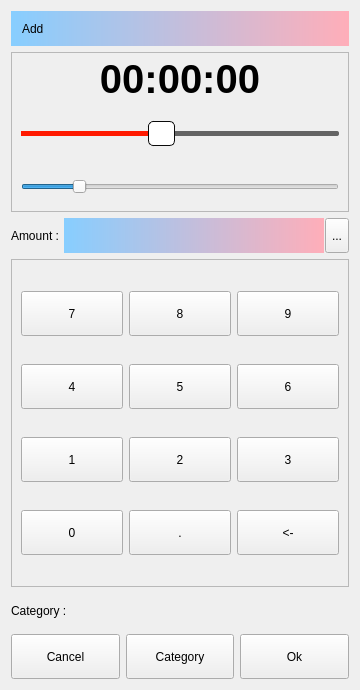
<?xml version="1.0" encoding="UTF-8"?>
<ui version="4.0">
 <class>dlgSetTime</class>
 <widget class="QDialog" name="dlgSetTime">
  <property name="geometry">
   <rect>
    <x>0</x>
    <y>0</y>
    <width>360</width>
    <height>690</height>
   </rect>
  </property>
  <property name="windowTitle">
   <string>Dialog</string>
  </property>
  <layout class="QVBoxLayout" name="verticalLayout">
   <item>
    <widget class="QLabel" name="lblTitle">
     <property name="minimumSize">
      <size>
       <width>0</width>
       <height>25</height>
      </size>
     </property>
     <property name="maximumSize">
      <size>
       <width>16777215</width>
       <height>35</height>
      </size>
     </property>
     <property name="styleSheet">
      <string notr="true">QLabel
{
border: 0px solid gray;
border-radius: 0px;
padding: 0 8px;
/*background: red;*/
 background-color:qlineargradient(spread:pad,x1:1,y1:0,x2:0,y2:0,stop:0 #FFAEB9,stop:1 #87CEFF);  
color:black;
selection-background-color: lightblue;
}</string>
     </property>
     <property name="text">
      <string>Add</string>
     </property>
    </widget>
   </item>
   <item>
    <widget class="QFrame" name="frame_2">
     <property name="minimumSize">
      <size>
       <width>0</width>
       <height>130</height>
      </size>
     </property>
     <property name="maximumSize">
      <size>
       <width>16777215</width>
       <height>160</height>
      </size>
     </property>
     <property name="frameShape">
      <enum>QFrame::StyledPanel</enum>
     </property>
     <property name="frameShadow">
      <enum>QFrame::Raised</enum>
     </property>
     <layout class="QVBoxLayout" name="verticalLayout_2">
      <property name="spacing">
       <number>20</number>
      </property>
      <item>
       <widget class="QLabel" name="lblTime">
        <property name="font">
         <font>
          <pointsize>30</pointsize>
          <bold>true</bold>
         </font>
        </property>
        <property name="text">
         <string>00:00:00</string>
        </property>
        <property name="alignment">
         <set>Qt::AlignCenter</set>
        </property>
       </widget>
      </item>
      <item>
       <widget class="QSlider" name="hsH">
        <property name="sizePolicy">
         <sizepolicy hsizetype="Expanding" vsizetype="Fixed">
          <horstretch>0</horstretch>
          <verstretch>0</verstretch>
         </sizepolicy>
        </property>
        <property name="minimumSize">
         <size>
          <width>0</width>
          <height>35</height>
         </size>
        </property>
        <property name="styleSheet">
         <string notr="true">QSlider::groove:horizontal {
  border: 0px solid #bbb;
}
 
QSlider::sub-page:horizontal {
  background: rgb(255,25,0);
  border-radius: 0px;
  margin-top: 15px;
  margin-bottom: 15px;
}
 
QSlider::add-page:horizontal {
  background: rgb(100,100,100);
  border: 0px solid #777; 
  border-radius: 2px; 
  margin-top: 15px; 
  margin-bottom: 15px; 
}
 
QSlider::handle:horizontal { 
  background: rgb(255,255,255); 
  border: 1px solid rgba(10,10,10,255); 
  width: 25px; 
  height: 15px; 
  border-radius: 5px; 
  margin-top: 5px; 
  margin-bottom: 5px; 
}
 
QSlider::handle:horizontal:hover { 
  background: rgb(255,25,0); 
  border: 1px solid rgba(25,25,25,255); 
  border-radius: 5px; 
}
 
QSlider::sub-page:horizontal:disabled { 
  background: #bbb; 
  border-color: #999; 
}
 
QSlider::add-page:horizontal:disabled { 
  background: #eee; 
  border-color: #999; 
}
 
QSlider::handle:horizontal:disabled { 
  background: #eee; 
  border: 1px solid #aaa; 
  border-radius: 4px; 
}</string>
        </property>
        <property name="maximum">
         <number>23</number>
        </property>
        <property name="pageStep">
         <number>1</number>
        </property>
        <property name="value">
         <number>10</number>
        </property>
        <property name="orientation">
         <enum>Qt::Horizontal</enum>
        </property>
       </widget>
      </item>
      <item>
       <widget class="QSlider" name="hsM">
        <property name="minimumSize">
         <size>
          <width>0</width>
          <height>35</height>
         </size>
        </property>
        <property name="maximum">
         <number>59</number>
        </property>
        <property name="pageStep">
         <number>1</number>
        </property>
        <property name="value">
         <number>10</number>
        </property>
        <property name="orientation">
         <enum>Qt::Horizontal</enum>
        </property>
       </widget>
      </item>
     </layout>
    </widget>
   </item>
   <item>
    <layout class="QHBoxLayout" name="horizontalLayout_3">
     <property name="spacing">
      <number>1</number>
     </property>
     <item>
      <widget class="QLabel" name="label_3">
       <property name="maximumSize">
        <size>
         <width>16777215</width>
         <height>35</height>
        </size>
       </property>
       <property name="text">
        <string>Amount : </string>
       </property>
      </widget>
     </item>
     <item>
      <widget class="QLineEdit" name="editAmount">
       <property name="minimumSize">
        <size>
         <width>0</width>
         <height>0</height>
        </size>
       </property>
       <property name="maximumSize">
        <size>
         <width>16777215</width>
         <height>35</height>
        </size>
       </property>
       <property name="styleSheet">
        <string notr="true">QLineEdit
{
border: 0px solid gray;
border-radius: 0px;
padding: 0 8px;
/*background: blue;*/
/*background-color:qlineargradient(spread:pad,x1:0,y1:0,x2:0,y2:1,stop:0 #87CEFF,stop:1 #FFAEB9);  */
background-color:qlineargradient(spread:pad,x1:1,y1:0,x2:0,y2:0,stop:0 #FFAEB9,stop:1 #87CEFF);  
color:black;
selection-background-color: lightblue;
}</string>
       </property>
       <property name="text">
        <string/>
       </property>
       <property name="clearButtonEnabled">
        <bool>false</bool>
       </property>
      </widget>
     </item>
     <item>
      <widget class="QToolButton" name="btnClearAmount">
       <property name="sizePolicy">
        <sizepolicy hsizetype="Preferred" vsizetype="Preferred">
         <horstretch>0</horstretch>
         <verstretch>0</verstretch>
        </sizepolicy>
       </property>
       <property name="maximumSize">
        <size>
         <width>16777215</width>
         <height>35</height>
        </size>
       </property>
       <property name="text">
        <string>...</string>
       </property>
       <property name="icon">
        <iconset resource="../res.qrc">
         <normaloff>:/res/clear.png</normaloff>:/res/clear.png</iconset>
       </property>
       <property name="iconSize">
        <size>
         <width>25</width>
         <height>25</height>
        </size>
       </property>
      </widget>
     </item>
    </layout>
   </item>
   <item>
    <widget class="QFrame" name="frame">
     <property name="frameShape">
      <enum>QFrame::StyledPanel</enum>
     </property>
     <property name="frameShadow">
      <enum>QFrame::Raised</enum>
     </property>
     <layout class="QGridLayout" name="gridLayout">
      <item row="3" column="0">
       <layout class="QHBoxLayout" name="horizontalLayout_6">
        <item>
         <widget class="QToolButton" name="btn1">
          <property name="sizePolicy">
           <sizepolicy hsizetype="Preferred" vsizetype="Fixed">
            <horstretch>0</horstretch>
            <verstretch>0</verstretch>
           </sizepolicy>
          </property>
          <property name="minimumSize">
           <size>
            <width>45</width>
            <height>45</height>
           </size>
          </property>
          <property name="text">
           <string>1</string>
          </property>
         </widget>
        </item>
        <item>
         <widget class="QToolButton" name="btn2">
          <property name="sizePolicy">
           <sizepolicy hsizetype="Preferred" vsizetype="Fixed">
            <horstretch>0</horstretch>
            <verstretch>0</verstretch>
           </sizepolicy>
          </property>
          <property name="minimumSize">
           <size>
            <width>45</width>
            <height>45</height>
           </size>
          </property>
          <property name="text">
           <string>2</string>
          </property>
         </widget>
        </item>
        <item>
         <widget class="QToolButton" name="btn3">
          <property name="sizePolicy">
           <sizepolicy hsizetype="Preferred" vsizetype="Fixed">
            <horstretch>0</horstretch>
            <verstretch>0</verstretch>
           </sizepolicy>
          </property>
          <property name="minimumSize">
           <size>
            <width>45</width>
            <height>45</height>
           </size>
          </property>
          <property name="text">
           <string>3</string>
          </property>
         </widget>
        </item>
       </layout>
      </item>
      <item row="4" column="0">
       <layout class="QHBoxLayout" name="horizontalLayout_7">
        <item>
         <widget class="QToolButton" name="btn0">
          <property name="sizePolicy">
           <sizepolicy hsizetype="Preferred" vsizetype="Fixed">
            <horstretch>0</horstretch>
            <verstretch>0</verstretch>
           </sizepolicy>
          </property>
          <property name="minimumSize">
           <size>
            <width>45</width>
            <height>45</height>
           </size>
          </property>
          <property name="text">
           <string>0</string>
          </property>
         </widget>
        </item>
        <item>
         <widget class="QToolButton" name="btnDot">
          <property name="sizePolicy">
           <sizepolicy hsizetype="Preferred" vsizetype="Fixed">
            <horstretch>0</horstretch>
            <verstretch>0</verstretch>
           </sizepolicy>
          </property>
          <property name="minimumSize">
           <size>
            <width>45</width>
            <height>45</height>
           </size>
          </property>
          <property name="text">
           <string>.</string>
          </property>
         </widget>
        </item>
        <item>
         <widget class="QToolButton" name="btnDel">
          <property name="sizePolicy">
           <sizepolicy hsizetype="Preferred" vsizetype="Fixed">
            <horstretch>0</horstretch>
            <verstretch>0</verstretch>
           </sizepolicy>
          </property>
          <property name="minimumSize">
           <size>
            <width>45</width>
            <height>45</height>
           </size>
          </property>
          <property name="text">
           <string>&lt;-</string>
          </property>
         </widget>
        </item>
       </layout>
      </item>
      <item row="2" column="0">
       <layout class="QHBoxLayout" name="horizontalLayout_5">
        <item>
         <widget class="QToolButton" name="btn4">
          <property name="sizePolicy">
           <sizepolicy hsizetype="Preferred" vsizetype="Fixed">
            <horstretch>0</horstretch>
            <verstretch>0</verstretch>
           </sizepolicy>
          </property>
          <property name="minimumSize">
           <size>
            <width>45</width>
            <height>45</height>
           </size>
          </property>
          <property name="text">
           <string>4</string>
          </property>
         </widget>
        </item>
        <item>
         <widget class="QToolButton" name="btn5">
          <property name="sizePolicy">
           <sizepolicy hsizetype="Preferred" vsizetype="Fixed">
            <horstretch>0</horstretch>
            <verstretch>0</verstretch>
           </sizepolicy>
          </property>
          <property name="minimumSize">
           <size>
            <width>45</width>
            <height>45</height>
           </size>
          </property>
          <property name="text">
           <string>5</string>
          </property>
         </widget>
        </item>
        <item>
         <widget class="QToolButton" name="btn6">
          <property name="sizePolicy">
           <sizepolicy hsizetype="Preferred" vsizetype="Fixed">
            <horstretch>0</horstretch>
            <verstretch>0</verstretch>
           </sizepolicy>
          </property>
          <property name="minimumSize">
           <size>
            <width>45</width>
            <height>45</height>
           </size>
          </property>
          <property name="text">
           <string>6</string>
          </property>
         </widget>
        </item>
       </layout>
      </item>
      <item row="1" column="0">
       <layout class="QHBoxLayout" name="horizontalLayout_4">
        <item>
         <widget class="QToolButton" name="btn7">
          <property name="sizePolicy">
           <sizepolicy hsizetype="Preferred" vsizetype="Fixed">
            <horstretch>0</horstretch>
            <verstretch>0</verstretch>
           </sizepolicy>
          </property>
          <property name="minimumSize">
           <size>
            <width>45</width>
            <height>45</height>
           </size>
          </property>
          <property name="text">
           <string>7</string>
          </property>
         </widget>
        </item>
        <item>
         <widget class="QToolButton" name="btn8">
          <property name="sizePolicy">
           <sizepolicy hsizetype="Preferred" vsizetype="Fixed">
            <horstretch>0</horstretch>
            <verstretch>0</verstretch>
           </sizepolicy>
          </property>
          <property name="minimumSize">
           <size>
            <width>45</width>
            <height>45</height>
           </size>
          </property>
          <property name="text">
           <string>8</string>
          </property>
         </widget>
        </item>
        <item>
         <widget class="QToolButton" name="btn9">
          <property name="sizePolicy">
           <sizepolicy hsizetype="Preferred" vsizetype="Fixed">
            <horstretch>0</horstretch>
            <verstretch>0</verstretch>
           </sizepolicy>
          </property>
          <property name="minimumSize">
           <size>
            <width>45</width>
            <height>45</height>
           </size>
          </property>
          <property name="text">
           <string>9</string>
          </property>
         </widget>
        </item>
       </layout>
      </item>
     </layout>
    </widget>
   </item>
   <item>
    <widget class="QLabel" name="lblCategory">
     <property name="maximumSize">
      <size>
       <width>16777215</width>
       <height>35</height>
      </size>
     </property>
     <property name="text">
      <string>Category : </string>
     </property>
    </widget>
   </item>
   <item>
    <layout class="QHBoxLayout" name="horizontalLayout">
     <item>
      <widget class="QToolButton" name="btnBack">
       <property name="sizePolicy">
        <sizepolicy hsizetype="Preferred" vsizetype="Fixed">
         <horstretch>0</horstretch>
         <verstretch>0</verstretch>
        </sizepolicy>
       </property>
       <property name="minimumSize">
        <size>
         <width>0</width>
         <height>45</height>
        </size>
       </property>
       <property name="text">
        <string>Cancel</string>
       </property>
      </widget>
     </item>
     <item>
      <widget class="QToolButton" name="btnCustom">
       <property name="sizePolicy">
        <sizepolicy hsizetype="Preferred" vsizetype="Fixed">
         <horstretch>0</horstretch>
         <verstretch>0</verstretch>
        </sizepolicy>
       </property>
       <property name="minimumSize">
        <size>
         <width>0</width>
         <height>45</height>
        </size>
       </property>
       <property name="maximumSize">
        <size>
         <width>16777215</width>
         <height>16777215</height>
        </size>
       </property>
       <property name="text">
        <string>Category</string>
       </property>
      </widget>
     </item>
     <item>
      <widget class="QToolButton" name="btnOk">
       <property name="sizePolicy">
        <sizepolicy hsizetype="Preferred" vsizetype="Fixed">
         <horstretch>0</horstretch>
         <verstretch>0</verstretch>
        </sizepolicy>
       </property>
       <property name="minimumSize">
        <size>
         <width>0</width>
         <height>45</height>
        </size>
       </property>
       <property name="text">
        <string>Ok</string>
       </property>
      </widget>
     </item>
    </layout>
   </item>
  </layout>
 </widget>
 <resources>
  <include location="../res.qrc"/>
 </resources>
 <connections/>
</ui>
